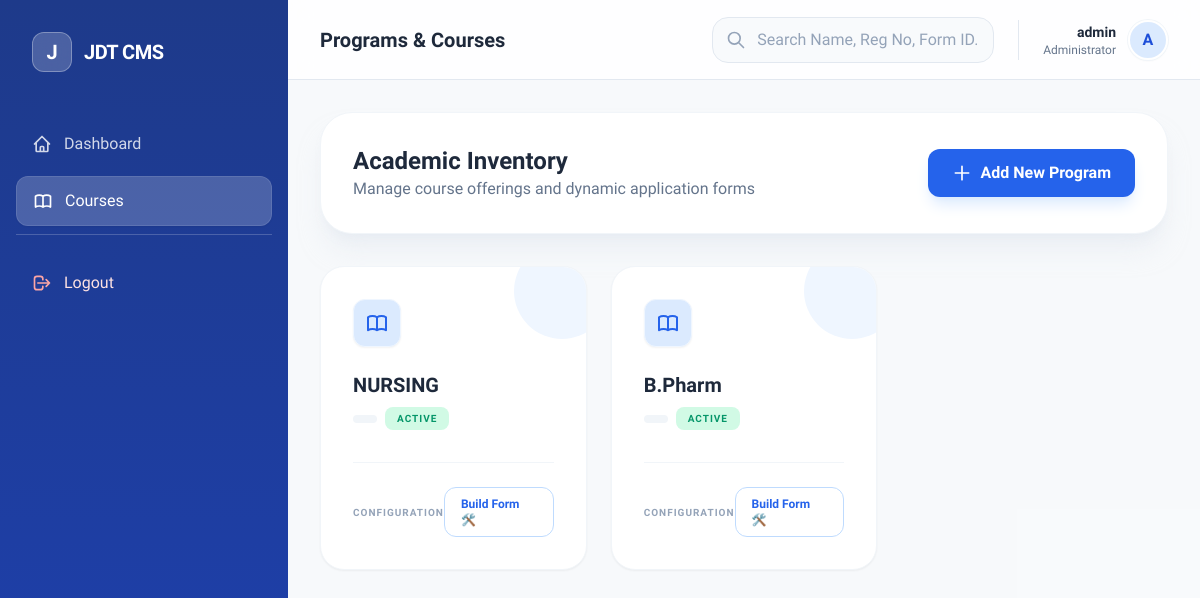
Page /academics/courses/ (signed in) on the committed database.
### accounts/models.py (models this page shows, shortened)
class User(AbstractUser):
    ROLE_CHOICES = (
        ('student', 'Student'),
        ('institute', 'Institute'),
    )
    role = models.CharField(max_length=50, choices=ROLE_CHOICES)
    institute = models.ForeignKey(
        'institutes.Institute',
        on_delete=models.SET_NULL,
        null=True,
        blank=True,
        related_name='users'
    )

### academics/models.py (models this page shows, shortened)
class Course(models.Model):
    institute = models.ForeignKey(
        Institute,
        on_delete=models.CASCADE,
        related_name='courses'
    )
    name = models.CharField(max_length=255)
    category = models.ForeignKey(
        CourseCategory,
        on_delete=models.SET_NULL,
        null=True,
        blank=True,
        related_name='courses'
    )
    course_code = models.CharField(max_length=20, unique=True, null=True, blank=True)
    course_category_type = models.CharField(max_length=10, default='semester', blank=True, null=True)
    course_category_labels = models.TextField(blank=True, null=True)
    class Meta:
        ordering = ['-id']

### academics/views.py (the view)
# urls.py: path('courses/', views.course_list, name='course_list'),
def course_list(request):
    institute = Institute.objects.get(user=request.user)
    courses = Course.objects.filter(institute=institute)
    return render(request, 'academics/course_list.html', {
        'courses': courses
    })

### templates/academics/course_list.html (shortened to what this page needs)
{% extends "dashboard_base.html" %}
{% block header_title %}Programs & Courses{% endblock %}
{% block sidebar_nav %}
<a href="/institute/dashboard/" class="flex items-center gap-3 px-4 py-3 text-white/80 hover:bg-white/10 hover:text-white rounded-xl transition duration-200">
    <svg class="h-5 w-5" fill="none" stroke="currentColor" viewBox="0 0 24 24"><path stroke-linecap="round" stroke-linejoin="round" stroke-width="2" d="M3 12l2-2m0 0l7-7 7 7M5 10v10a1 1 0 001 1h3m10-11l2 2m-2-2v10a1 1 0 01-1 1h-3m-6 0a1 1 0 001-1v-4a1 1 0 011-1h2a1 1 0 011 1v4a1 1 0 001 1m-6 0h6"></path></svg>
    <span class="font-medium">Dashboard</span>
</a>
<a href="/academics/courses/" class="flex items-center gap-3 px-4 py-3 bg-white/20 text-white rounded-xl transition duration-200 shadow-sm border border-white/10">
    <span class="font-medium">Courses</span>
</a>
{% endblock %}
{% block content %}
<div class="space-y-8">
    <div class="flex items-center justify-between bg-white p-8 rounded-[2rem] shadow-xl shadow-slate-200/50 border border-slate-100">
        <div>
            <h2 class="text-2xl font-bold text-slate-800">Academic Inventory</h2>
            <p class="text-slate-500 font-medium">Manage course offerings and dynamic application forms</p>
        </div>
        <a href="/academics/course/create/" class="inline-flex items-center gap-2 bg-blue-600 hover:bg-blue-700 text-white px-6 py-3 rounded-xl font-bold transition-all shadow-lg shadow-blue-100 group">
            <svg class="w-5 h-5 group-hover:rotate-90 transition-transform duration-300" fill="none" stroke="currentColor" viewBox="0 0 24 24"><path stroke-linecap="round" stroke-linejoin="round" stroke-width="2" d="M12 4v16m8-8H4"></path></svg>
            Add New Program
        </a>
    </div>
    <div class="grid grid-cols-1 md:grid-cols-2 lg:grid-cols-3 gap-6">
        {% for course in courses %}
        <div class="group bg-white rounded-3xl p-8 border border-slate-100 shadow-sm hover:shadow-xl hover:shadow-slate-200 transition-all duration-300 flex flex-col h-full overflow-hidden relative">
            <div class="absolute -top-6 -right-6 w-24 h-24 bg-blue-50 rounded-full group-hover:scale-[3] transition-transform duration-700 ease-in-out"></div>
            <div class="relative z-10 flex-1">
                <div class="w-12 h-12 bg-blue-100 text-blue-600 rounded-xl flex items-center justify-center mb-6 border border-blue-50 shadow-sm">
                </div>
                <h3 class="text-xl font-bold text-slate-800 mb-2 truncate" title="{{ course.name }}">{{ course.name }}</h3>
                <div class="flex items-center gap-2 mb-8">
                    <span class="px-3 py-1 bg-slate-100 text-slate-500 rounded-lg text-[10px] font-black uppercase tracking-widest">{{ course.duration }}</span>
                    <span class="px-3 py-1 bg-emerald-100 text-emerald-600 rounded-lg text-[10px] font-black uppercase tracking-widest">Active</span>
                </div>
            </div>
            <div class="relative z-10 pt-6 border-t border-slate-100 flex items-center justify-between">
                <p class="text-[10px] font-black text-slate-400 uppercase tracking-widest">Configuration</p>
                <a href="/academics/form/{{ course.id }}/"
                   class="inline-flex items-center gap-2 text-blue-600 font-bold text-xs hover:bg-blue-600 hover:text-white px-4 py-2 rounded-xl transition-all border border-blue-200">
                    Build Form 🛠️
                </a>
            </div>
        </div>
        {% empty %}
        <div class="col-span-full py-20 text-center bg-white rounded-[2rem] border-2 border-dashed border-slate-200">
            <p class="text-slate-400 font-medium italic">No programs have been established yet.</p>
        </div>
        {% endfor %}
    </div>
</div>
{% endblock %}

### templates/dashboard_base.html (shortened to what this page needs)
{% extends "base.html" %}
{% block body_content %}
<div class="flex h-screen bg-slate-50 overflow-hidden">
    <aside id="sidebar" class="w-72 bg-gradient-to-b from-[#1e3a8a] to-[#1e40af] text-white flex-shrink-0 transition-all duration-300 ease-in-out md:translate-x-0 -translate-x-full fixed md:static inset-y-0 left-0 z-50">
        <div class="p-8 flex items-center justify-between">
            <div class="flex items-center gap-3">
                <div class="w-10 h-10 bg-white/20 backdrop-blur rounded-xl flex items-center justify-center border border-white/30">
                    <span class="text-xl font-bold">J</span>
                </div>
                <h2 class="text-xl font-bold tracking-tight">{% block sidebar_title %}JDT CMS{% endblock %}</h2>
            </div>
        </div>
        <nav class="mt-4 px-4 space-y-2 overflow-y-auto" style="height: calc(100vh - 120px);">
            {% block sidebar_nav %}{% endblock %}
            <div class="pt-6 mt-6 border-t border-white/20">
                <a href="{% if request.user.role == 'institute' %}{% url 'institute_logout' %}{% else %}/logout/{% endif %}" class="flex items-center gap-3 px-4 py-3 text-red-100 hover:bg-white/10 rounded-xl transition duration-200 group">
                    <svg class="h-5 w-5 text-red-300 group-hover:text-red-100" fill="none" stroke="currentColor" viewBox="0 0 24 24"><path stroke-linecap="round" stroke-linejoin="round" stroke-width="2" d="M17 16l4-4m0 0l-4-4m4 4H7m6 4v1a3 3 0 01-3 3H6a3 3 0 01-3-3V7a3 3 0 013-3h4a3 3 0 013 3v1"></path></svg>
                    <span class="font-medium">Logout</span>
                </a>
            </div>
        </nav>
    </aside>
    <div class="flex-1 flex flex-col min-w-0 overflow-hidden">
        <header class="h-20 bg-white/80 backdrop-blur-md border-b border-slate-200 px-4 md:px-8 flex items-center justify-between flex-shrink-0 z-30">
            <div class="flex items-center gap-4">
                <h1 class="text-xl font-semibold text-slate-800">{% block header_title %}Dashboard{% endblock %}</h1>
            </div>
            <div class="flex items-center gap-6">
                {% block topbar_search %}
                <form action="/institute/dashboard/" method="GET" class="relative group max-w-md w-full hidden md:block">
                    <div class="absolute inset-y-0 left-0 pl-3.5 flex items-center pointer-events-none transition-colors group-focus-within:text-blue-600 text-slate-400">
                    </div>
                    <input type="text" name="q" value="{{ query }}" placeholder="Search Name, Reg No, Form ID..."
                           class="block w-full pl-11 pr-4 py-2.5 bg-slate-50 border border-slate-200 rounded-2xl text-slate-700 placeholder-slate-400 focus:outline-none focus:ring-4 focus:ring-blue-100 focus:border-blue-500 focus:bg-white transition-all duration-200">
                </form>
                {% endblock %}
                <div class="flex items-center gap-3 pl-6 border-l border-slate-200">
                    <div class="text-right hidden sm:block">
                        <p class="text-sm font-semibold text-slate-800">{{ request.user.username }}</p>
                        <p class="text-xs text-slate-500 font-medium capitalize">
                            {% if request.user.is_staff %}Administrator{% else %}Student Portal{% endif %}
                        </p>
                    </div>
                    <div class="w-10 h-10 rounded-full bg-blue-100 flex items-center justify-center text-blue-700 font-bold border-2 border-white shadow-sm ring-1 ring-slate-100">
                        {{ request.user.username|first|upper }}
                    </div>
                </div>
            </div>
        </header>
        <main class="flex-1 overflow-y-auto bg-slate-50/50 p-4 md:p-8">
            {% block content %}
            {% endblock %}
        </main>
    </div>
</div>
{% endblock %}

### templates/base.html (style rules this page uses)
body { font-family: 'Raleway', sans-serif; background-color: #f8fafc; color: #1e293b; }
.page-fade-in { animation: fadeIn 0.4s ease-in-out; }

### rows in the picture
User: user.username "admin", user.username|first "A"
Course: name "NURSING"
Course: name "B.Pharm"
